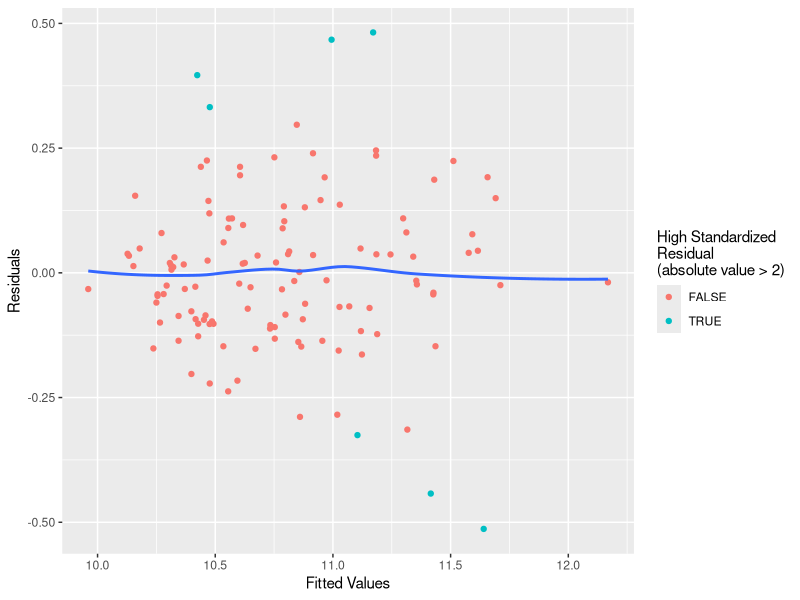
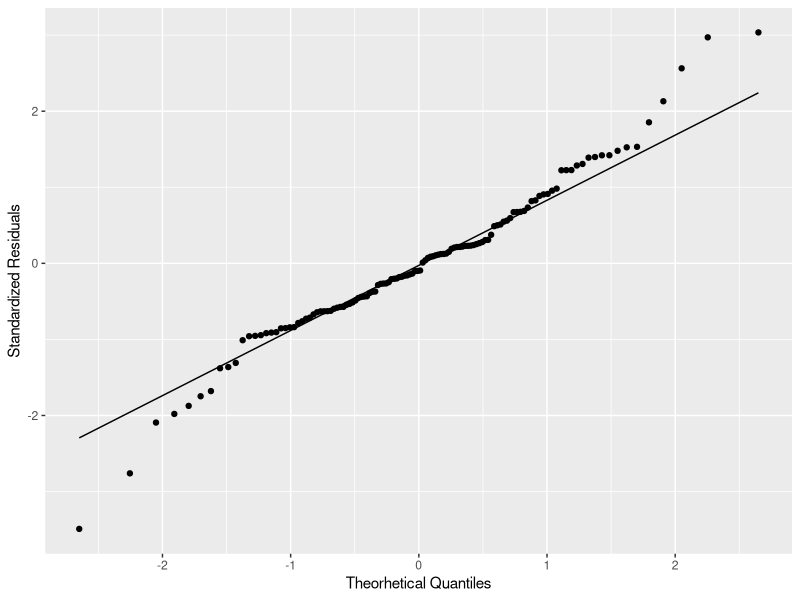
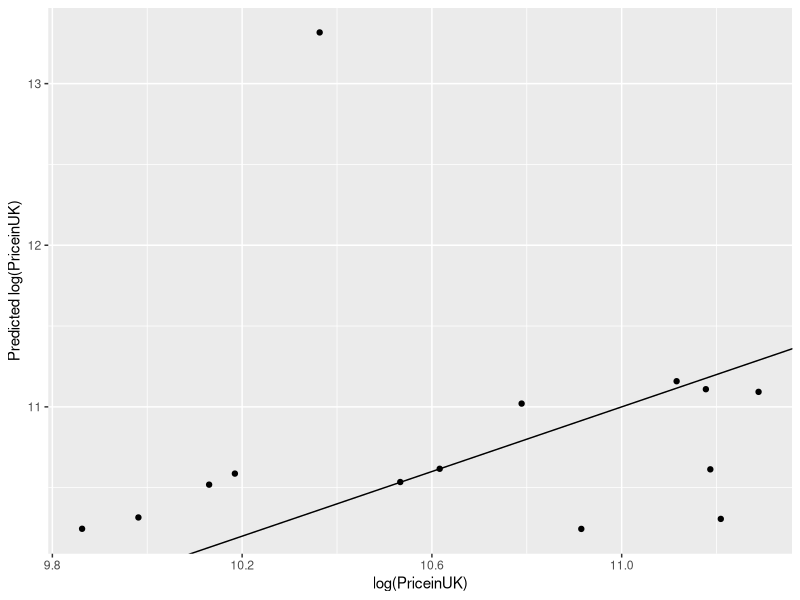

Generate these figures, in order, with R:
## ---- chunk 1
knitr::opts_chunk$set(echo = FALSE)
## ---- chunk 2
library(dplyr)
library(ggplot2)
library(knitr)
library(magrittr)
library(tidyr)

full_data <-  read.csv("Dataset/cleaned_data.csv")
data <- full_data %>%
  drop_na
final_model <- (
    log(PriceinUK) ~
      log(Subtitle) +
      poly(Acceleration, 2, raw = T) + 
      poly(TopSpeed, 2, raw = T) +
      log(Efficiency) +
      NumberofSeats
) %>%
  lm(data)
## ---- chunk 3
coefficient_tab <- final_model %>%
  summary %$%
  coefficients

coefficient_tab %>%
  kable
## ---- chunk 4
std_residuals <- final_model %>%
  rstandard

ggplot(
  mapping = aes(
    x = final_model$fitted.values,
    y = final_model$residuals,
  )
) +
  geom_point(aes(color = std_residuals %>% abs > 2)) +
  geom_smooth(se = F) +
  labs(
    x = "Fitted Values",
    y = "Residuals",
    color = "High Standardized\nResidual\n(absolute value > 2)"
  )
## ---- chunk 5
ggplot(mapping = aes(sample = std_residuals)) +
  geom_qq() +
  geom_qq_line() +
  labs(
    x = "Theorhetical Quantiles",
    y = "Standardized Residuals"
  )
## ---- chunk 6
found_ind <- c(5, 7, 9, 12, 18, 22, 28, 29, 35, 36, 42, 44)
found_prices <- c(22585, 35050, 28950, 34995, 48335, 49105, 72175, 73785, 51510, 53010, 54990, 48280)
full_data[found_ind, "PriceinUK"] <- found_prices
test_data <- anti_join(full_data, data, by = "Name") %>%
  select(
    Name,
    PriceinUK,
    Subtitle,
    Acceleration,
    TopSpeed,
    Efficiency,
    NumberofSeats
  ) %>%
  drop_na

test <- test_data$PriceinUK
log_test <- test %>% log
pred_log_test <- final_model %>% predict(test_data)
pred_test <- pred_log_test %>% exp

ggplot(
  mapping = aes(log_test, pred_log_test)
) +
  geom_abline(slope = 1, intercept = 0) +
  geom_point() +
  labs(
    x = "log(PriceinUK)",
    y = "Predicted log(PriceinUK)"
  )
## ---- chunk 7
library(caret)
data.frame(
  prediction = c(
    "`log(PriceinUK)`",
    "`PriceinUK`"
  ),
  R2 = c(
    R2(pred_log_test, log_test),
    R2(pred_test, test)
  ),
  MAE = c(
    MAE(pred_log_test, log_test),
    MAE(pred_test, test)
  ),
  RMSE = c(
    RMSE(pred_log_test, log_test),
    RMSE(pred_test, test)
  )
) %>%
  kable
